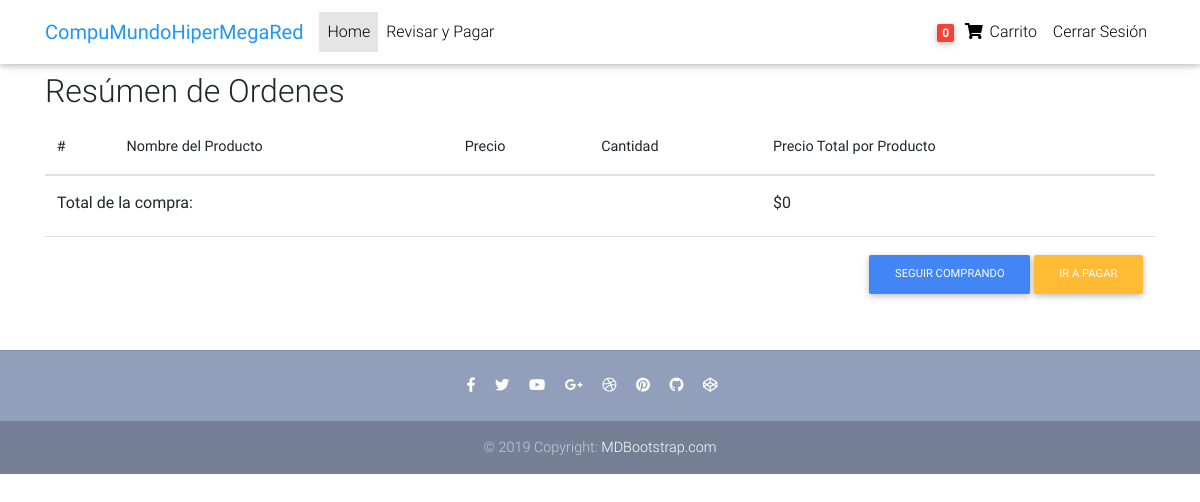
The app's page /order-summary/ (signed in), older data.
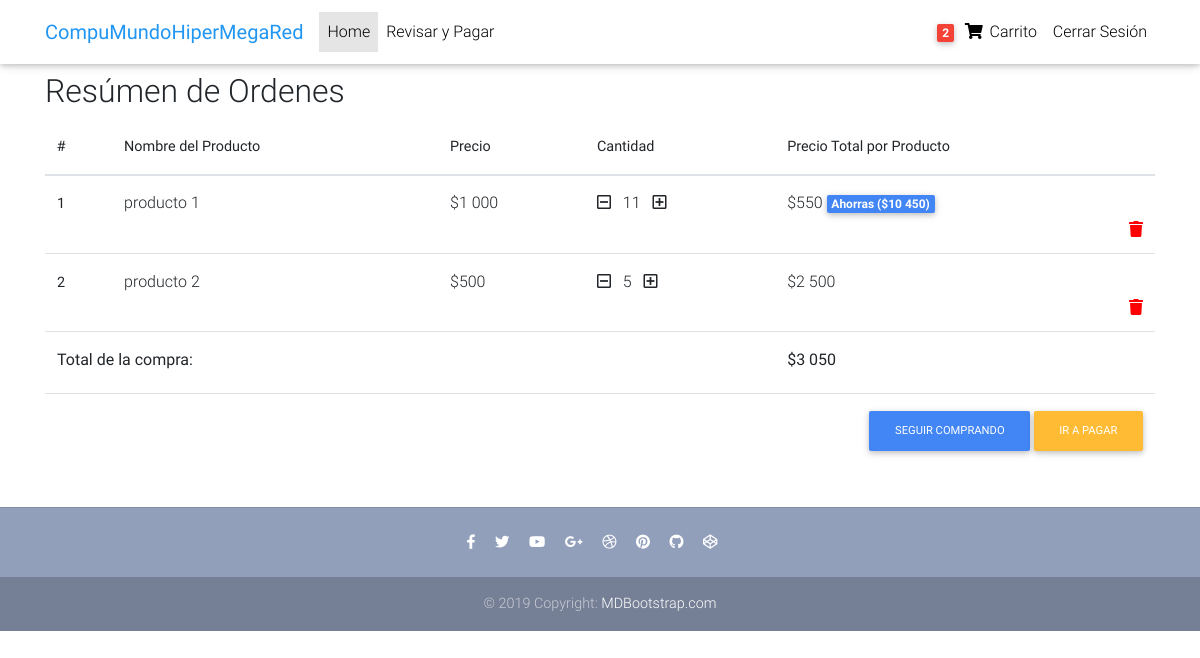
The same page, newer data.
### core/models.py (models this page shows, shortened)
class Order(models.Model):
    user = models.ForeignKey(settings.AUTH_USER_MODEL,
                             on_delete=models.CASCADE)
    items = models.ManyToManyField(OrderItem)
    start_date = models.DateTimeField(auto_now_add=True)
    ordered_date = models.DateTimeField()
    ordered = models.BooleanField(default=False)
    billing_adress = models.ForeignKey('BillingAddress', on_delete=models.SET_NULL, blank=True, null=True)
    def get_total(self):
        total = 0
        for order_item in self.items.all():
            total += order_item.get_final_price()
        return total

class OrderItem(models.Model):
    user = models.ForeignKey(settings.AUTH_USER_MODEL,
                             on_delete=models.CASCADE)
    ordered = models.BooleanField(default=False)
    item = models.ForeignKey(Item, on_delete=models.CASCADE)
    quantity = models.IntegerField(default=1)
    def get_total_item_price(self):
        return self.quantity * self.item.price
    def get_total_discount_item_price(self):
        return self.quantity * self.item.discount_price
    def get_amount_saved(self):
        return self.get_total_item_price() - self.get_total_discount_item_price()
    def get_final_price(self):
        if self.item.discount_price:
            return self.get_total_discount_item_price()
        return self.get_total_item_price()

class Item(models.Model):
    title = models.CharField(max_length=100)
    price = models.FloatField()
    discount_price = models.FloatField(blank=True, null=True)
    category = models.CharField(choices=CATEGORY_CHOICES, max_length=2, default='S')
    label = models.CharField(choices=LABEL_CHOICES, max_length=1, default='P')
    slug = models.SlugField(default='Producto_de_prueba')
    description = models.TextField(default='Descripción de prueba')

### core/views.py (the view)
# urls.py: path('order-summary/', OrderSummaryView.as_view(), name='core-order-summary'),
class OrderSummaryView(LoginRequiredMixin, View):
    def get(self, *args, **kwargs):
        try:
            order = Order.objects.get(user=self.request.user, ordered=False)
            context = {
                "object": order
            }
            return render(self.request, "core/order_summary.html", context)
        except ObjectDoesNotExist:
            messages.warning(self.request, "No tienes un pedido activo.")
            return redirect("/")

### core/templatetags/cart_templates_tags.py (called while the page is built)
@register.filter
def cart_item_count(user):
    if user.is_authenticated:
        qs = Order.objects.filter(user=user, ordered=False)
        if qs.exists():
            return qs[0].items.count()
    return 0

### core/templates/core/order_summary.html
{% extends "core/base.html" %}
{% load l10n %}
{% load humanize %}
{% block content %}
  <main>
    <div class="container">
      <div class="table-responsive text-nowrap">
        <h2>Resúmen de Ordenes</h2>
        <table class="table">
          <thead>
            <tr>
              <th scope="col">#</th>
              <th scope="col">Nombre del Producto</th>
              <th scope="col">Precio</th>
              <th scope="col">Cantidad</th>
              <th scope="col">Precio Total por Producto</th>
            </tr>
          </thead>
          <tbody>
            {% for order_item in object.items.all %}
            <tr>
              <th scope="row">{{ forloop.counter }}</th>
              <td><h6>{{ order_item.item.title }}</h6></td>
              <td><h6>${{ order_item.item.price|floatformat:0 }}</h6></td>
              <td><h6>
                <a href="{% url 'core:core-remove-single-item-from-cart' order_item.item.slug %}"><i class="far fa-minus-square mr-2"></i></a>
                {{ order_item.quantity }}
                <a href="{% url 'core:core-add-to-cart' order_item.item.slug %}"><i class="far fa-plus-square ml-2"></i></a>
                </h6>
              </td>
              <td>
                {% if order_item.item.discount_price %}
                <h6>
                    ${{ order_item.get_total_discount_item_price|floatformat:0 }}
                    <span class="badge badge-primary">Ahorras (${{ order_item.get_amount_saved|floatformat:0 }})</span>
                </h6>
                {% else %}
                <h6>${{ order_item.get_total_item_price|floatformat:0 }}</h6>
                {% endif %}
                <h6><a style="color: red" href="{% url 'core:core-remove-from-cart' order_item.item.slug %}">
                    <i class="fas fa-trash float-right"></i></a>
                </h6>
              </td>
            </tr>
            {% endfor %}
            <tr>
                <td colspan="4"><h6><b>Total de la compra:</b></h6></td>
                <td colspan="5"><h6><b>${{ object.get_total|floatformat:0 }}</b></h6></td>
              </tr>
              <tr>
                <td colspan="5">
                  <div class="text-right">
                    <a href="{% url 'core:core-home' %}" class="btn btn-primary btn-md">Seguir Comprando</a>
                    <a href="{% url 'core:core-checkout' %}" class="btn btn-warning btn-md">Ir a pagar</a>
                  </div>
                </td>
              </tr>
          </tbody>
        </table>
      </div>
    </div>
  </main>
{% endblock content %}

### core/templates/core/navbar.html (shortened to what this page needs)
{% load cart_templates_tags %}
<nav class="navbar fixed-top navbar-expand-lg navbar-light white scrolling-navbar">
    <div class="container">
      <a class="navbar-brand waves-effect" href="/">
        <strong class="blue-text">CompuMundoHiperMegaRed</strong>
      </a>
      <div class="collapse navbar-collapse" id="navbarSupportedContent">
        <ul class="navbar-nav mr-auto">
          <li class="nav-item active">
            <a class="nav-link waves-effect" href="/">Home
            </a>
          </li>
          {% if request.user.is_authenticated %}
          <li class="nav-item">
            <a class="nav-link waves-effect" href="{% url 'core:core-checkout' %}">
            Revisar y Pagar</a>
          </li>
          {% endif %}
        </ul>
        <ul class="navbar-nav nav-flex-icons">
          {% if request.user.is_authenticated %}
          <li class="nav-item">
            <a href="{% url 'core:core-order-summary' %}" class="nav-link waves-effect">
              <span class="badge red z-depth-1 mr-1"> {{ request.user|cart_item_count }} </span>
              <i class="fas fa-shopping-cart"></i>
              <span class="clearfix d-none d-sm-inline-block"> Carrito </span>
            </a>
          </li>
          <li class="nav-item">
            <a class="nav-link waves-effect" href="{% url 'account_logout' %}">
              <span class="clearfix d-none d-sm-inline-block"> Cerrar Sesión </span>
            </a>
          </li>
          {% endif %}
        </ul>
      </div>
    </div>
  </nav>

Row changes from the older to the newer data that the page shows:
now on this page (row edited): OrderItem: item "producto 1", item.price "1 000", quantity "11", get_total_discount_item_price "550", get_amount_saved "10 450"
now on this page (row edited): OrderItem: item "producto 2", item.price "500", quantity "5", get_total_item_price "2 500"
changed through a linked row, Order: get_total "0" → "3 050"
Text that changed along with them:
{{ request.user|cart_item_count }}: "0" → "2"
